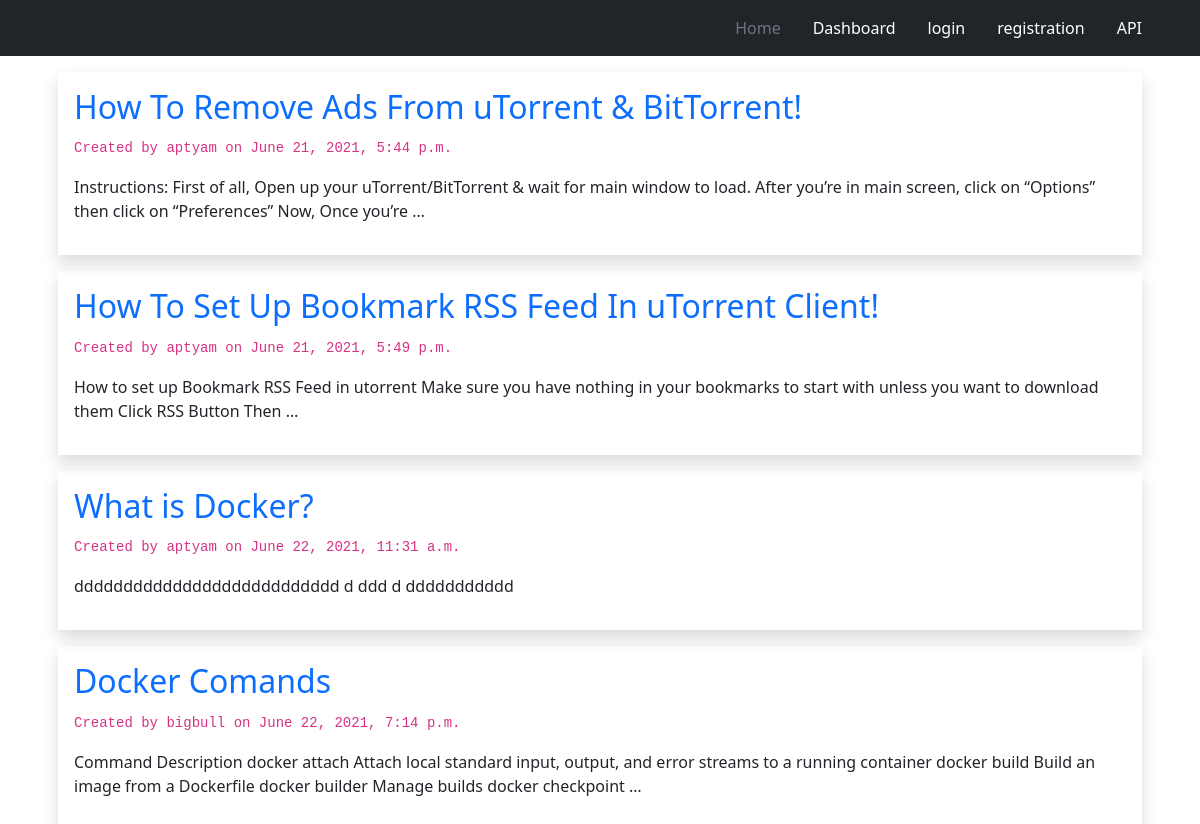
The page / on the database its author committed.
### classapp/models.py (models this page shows, shortened)
class Post(models.Model):
    author = models.ForeignKey(User, on_delete=models.DO_NOTHING, related_name='blogger')
    title = models.CharField(max_length=250)
    slug = models.SlugField(max_length=250)
    category = models.ForeignKey(Category, on_delete=models.DO_NOTHING, related_name='category')
    created = models.DateTimeField(auto_now_add=True)
    published = models.DateTimeField(auto_now=True)
    updated = models.DateTimeField(auto_now=True)
    status = models.CharField(max_length=10, choices=STATUS_CHOICES, default='draft')
    body = models.TextField()
    image = models.ImageField(upload_to='image/%Y/%m', unique_for_date='published')
    def get_absolute_url(self):
        return reverse('classapp:post_detail',
                       args=[self.published.year,
                             self.published.month,
                             self.published.day,
                             self.slug]
                       )

### classapp/views.py (the view)
# urls.py: path('', views.PostListView.as_view(), name='post_list'),
class PostListView(ListView):
    model = Post
    context_object_name = 'posts'

### templates/classapp/post_list.html (shortened to what this page needs)
{% extends 'base.html' %}
{% block container %}
    {% for post in posts %}
        <div class="m-3 p-3 shadow">
            <h2><a href="{{ post.get_absolute_url }}" class="text-decoration-none">{{ post.title }}</a></h2>
            <p><code>Created by {{ post.author }} on {{ post.published }}</code></p>
            <p>{{ post.body | truncatewords:30 }}</p>
        </div>
    {% endfor %}
{% endblock %}

### templates/base.html (shortened to what this page needs)
<!doctype html>
<html lang="en">
<head>
    <link href="https://cdn.jsdelivr.net/npm/bootstrap@5.0.1/dist/css/bootstrap.min.css" rel="stylesheet">
</head>
<body>
    {% include 'navbar.html' %}
    <div class="container">
        {% block container %}
        {% endblock %}
    </div>
</body>
</html>

### templates/navbar.html (shortened to what this page needs)
<div class="px-3 py-2 bg-dark text-white">
      <div class="container">
        <div class="d-flex flex-wrap align-items-center justify-content-center justify-content-lg-start">
          <ul class="nav col-12 col-lg-auto my-2 justify-content-center my-md-0 text-small">
            <li>
              <a href="{% url 'classapp:post_list' %}" class="nav-link text-secondary">
                Home
              </a>
            </li>
            <li>
              <a href="{% url 'classapp:dashboard_redirect' %}" class="nav-link text-white">
                Dashboard
              </a>
            </li>
          {% if not request.user.is_authenticated %}
              <li>
                  <a href="{% url 'classapp:login_redirect' %}" class="nav-link text-white">
                    login
                  </a>
              </li>
              <li>
                  <a href="{% url 'classapp:registration_redirect' %}" class="nav-link text-white">
                    registration
                  </a>
              </li>
          {% endif %}
            <li>
              <a href=" " class="nav-link text-white">
                API
              </a>
            </li>
          </ul>
        </div>
      </div>
    </div>

### rows shown on the page
Post: title "How To Remove Ads From uTorrent & BitTorrent!", author "aptyam", published "June 21, 2021, 5:44 p.m.", body "Instructions: First of all, Open up your uTorrent/BitTorrent & wait for main window to load. After you’re in main screen, click on “Options” then click on “Preferences” Now, Once you’re …"
Post: title "How To Set Up Bookmark RSS Feed In uTorrent Client!", author "aptyam", published "June 21, 2021, 5:49 p.m.", body "How to set up Bookmark RSS Feed in utorrent Make sure you have nothing in your bookmarks to start with unless you want to download them Click RSS Button Then …"
Post: title "What is Docker?", author "aptyam", published "June 22, 2021, 11:31 a.m.", body "ddddddddddddddddddddddddddd d ddd d ddddddddddd"
Post: title "Docker Comands", author "bigbull", published "June 22, 2021, 7:14 p.m.", body "Command Description docker attach Attach local standard input, output, and error streams to a running container docker build Build an image from a Dockerfile docker builder Manage builds docker checkpoint …"
